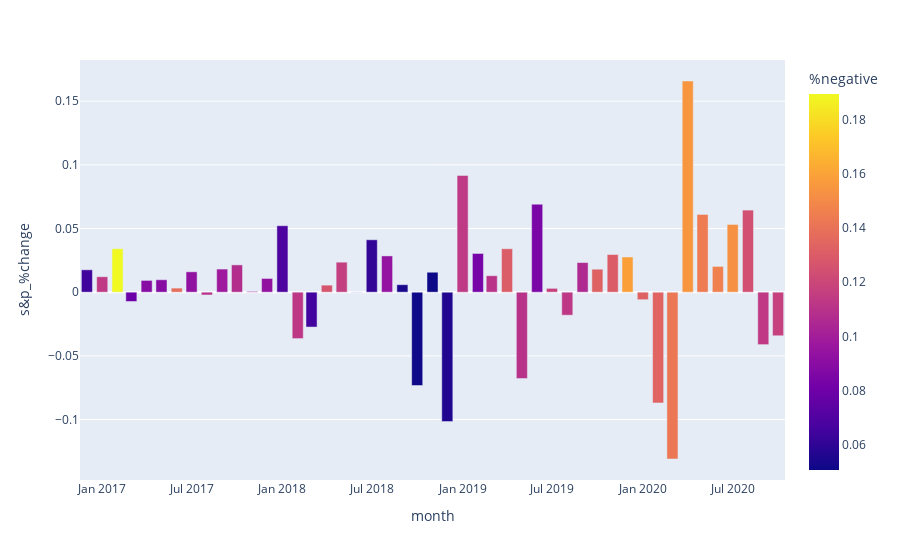

Source (notebook cell):
### Code cell
fig = px.bar(m, 'month', 's&p_%change', color='%negative')
fig.show()
